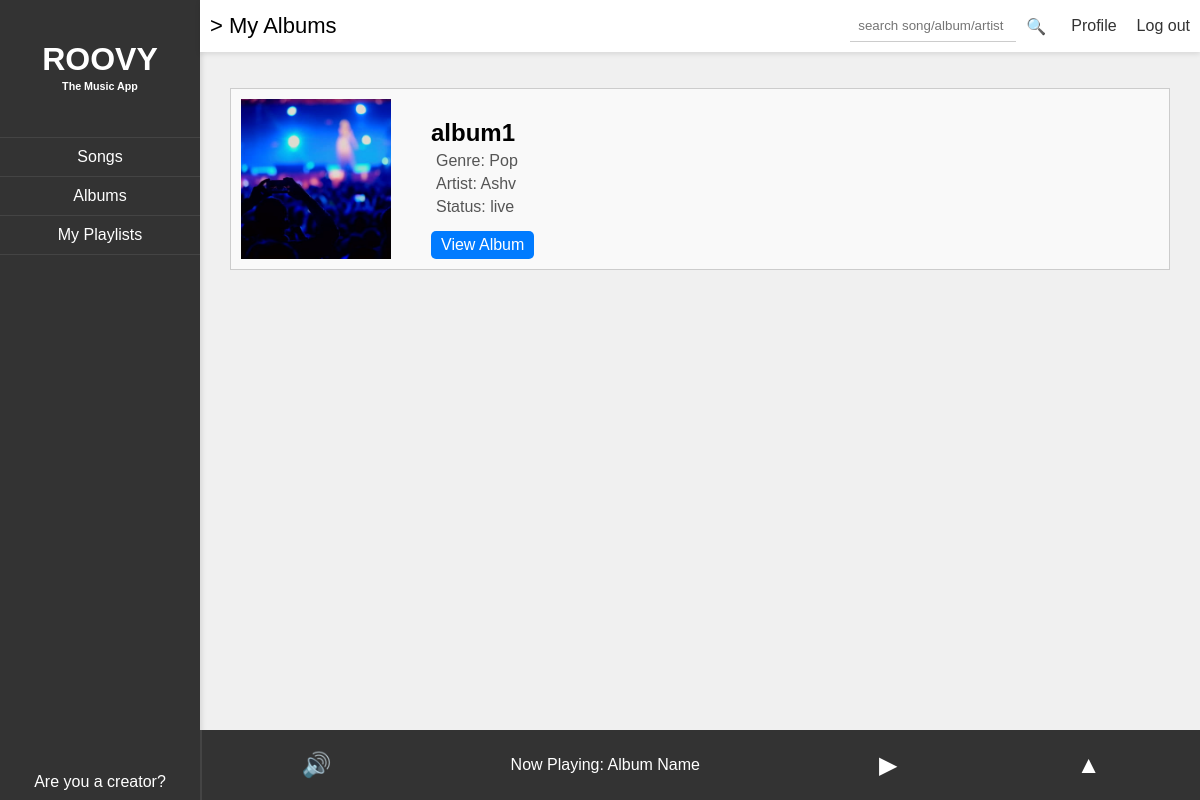
Page /albums (signed in) on the earlier database version.
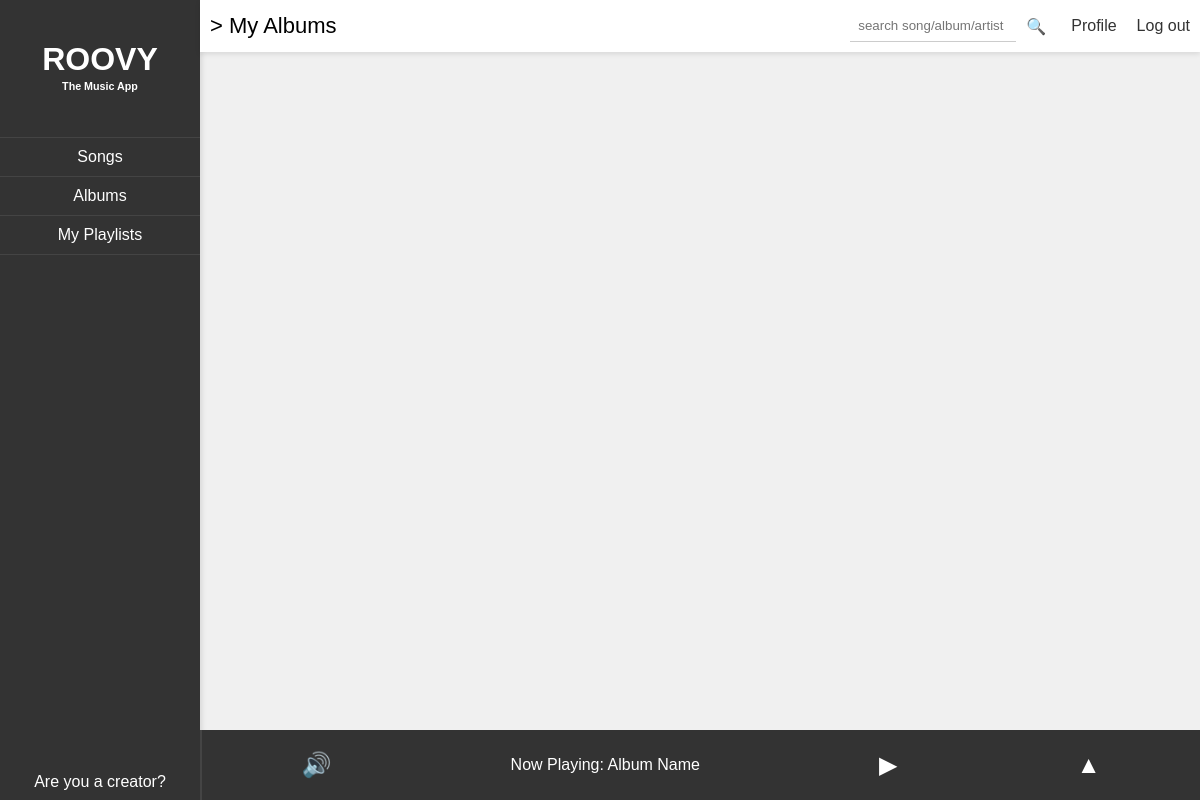
Same page on the later database version.
### models.py (models this page shows)
class Album(Base):
    __tablename__ = 'ALBUM'
    album_id = Column(String, primary_key=True)
    name = Column(String, nullable=False)
    genre = Column(String, nullable=False)
    artist = Column(String, nullable=False)
    thumbnail_path = Column(String, nullable=False)
    status = Column(Enum('flagged', 'blocked', 'live', name='status_enum'))
    created_by = Column(String, nullable=False)
    created_on = Column(DateTime, nullable=False)
    songs = relationship("Song", back_populates="album")

### routes.py (the view)
@app.route('/songs', methods=['GET'])
@app.route('/albums', methods=['GET'])
@app.route('/mysongs', methods=['GET'])
@app.route('/myalbums', methods=['GET'])
@app.route('/playlists', methods=['GET'])
def getContent():
    content = request.path.lstrip("/")
    if session.get("role") == "user":
        return userLandingPage(content)
    elif session.get("role") == "creator":
        return creatorLandingPage(content)
    else:
        flash("Cannot load content.", "error")
        return ({"error": "cannot get content."}), 500

### html_structure_render.py (called while the page is built)
def get_all_albums():
    try:
        all_albums = db.session.query(Album).all()
        albums_list = []
        for album in all_albums:
            album_details = {
                "album_id": album.album_id,
                "name": album.name,
                "genre": album.genre,
                "artist": album.artist,
                "thumbnail_path": album.thumbnail_path,
                "status": album.status,
            }
            albums_list.append(album_details)
        return albums_list
    except Exception as e:
        print(f"Error fetching albums: {e}")
        return []

def generate_album_html_structure(album, editable):
    html_structure = f"""
        <div class="album">
            <img src="{album['thumbnail_path']}" alt="{album['name']} Thumbnail">
            <div class="albumDetails">
                <h2>{album['name']}</h2>
                <p>Genre: {album['genre']}</p>
                <p>Artist: {album['artist']}</p>
                <p>Status: {album['status']}</p>
                <!-- Add more details as needed -->
                <a href="../album/{album['album_id']}">View Album</a>
                {'<a href="../edit_album/' + album['album_id'] + '">Edit Album</a><form id="deleteAlbumForm" action="/delete_album/' + album['album_id'] + '" method="POST"><button type="submit">Delete Album</button></form>' if editable else ''}
            </div>
        </div>
    """
    return html_structure

### landing_pages.py (called while the page is built)
def setNavElems(elems):
    global nav_elements
    nav_elements = elems

def userLandingPage(content="songs", request=None):
    setNavElems((
        {'title': 'Songs', 'url': '../songs', 'class': 'first'},
        {'title': 'Albums', 'url': '../albums'},
        {'title': 'My Playlists', 'url': '../playlists'},
        {'title': 'Are you a creator?', 'url': '../creator', 'class': 'creatorInNav'}
    ))
    if content == "songs":
        return getSongs()
    elif content == "albums":
        return getAlbums()
    elif content == "playlists":
        return getPlaylists()
    elif content == "getModuleContent":
        module, id = request.path.split("/")[1:]
        if module == "album":
            return getAlbumAndSongs(id)
        elif module == "playlist":
            return getPlaylistAndSongs(id)

def render_albums_content():
    all_albums_tuple = get_all_albums()
    html = ""
    for album_details in all_albums_tuple:
        html += generate_album_html_structure(album_details, False)
    return html

### templates/parent_frame.html (shortened to what this page needs)
<!DOCTYPE html>
<html lang="en" xmlns="http://www.w3.org/1999/html">
<head>
</head>
<body>
<div id="navbar">
    <div><h1>ROOVY</h1></div>
    <div><h6>The Music App</h6></div>
    {% for element in nav_elements %}
    <a href="{{ element.url }}" class="{{ element.class }}">{{ element.title }}</a>
    {% endfor %}
</div>
<div id="main">
    <div id="header">
        <div id="headerLeft">{{ header_left }}</div>
        <div id="headerRight">
            <input placeholder="search song/album/artist" id="searchBar">
            <div id="search">&#128269;</div>
            <div id="profile"><a href="../profile">Profile</a></div>
            <div id="logOut"><a href="../logout">Log out</a></div>
        </div>
    </div>
    <div id="mainContent">
        {{ content | safe}}
    </div>
</div>
<div id="player">
    <div id="volumeControl">&#128266;</div>
    <div id="currentSong">{{ current_song }}</div>
    <div id="playPause">&#9654;</div>
    <div id="expand">&#9650;</div>
</div>
</body>
</html>

### templates/parent_frame.html (style rules this page uses)
a { text-decoration: none; color:#333; }
body { font-family: Arial, sans-serif; margin: 0; padding: 0; overflow: hidden; background-color: #f0f0f0; }
#navbar { width: 200px; height: 100%; background-color: #333; color: #fff; position: fixed; top: 0; left: 0; padding-top: 20px; box-shadow: 2px 0 5px rgba(0, 0, 0, 0.1); display: flex; flex-direction: column; align-items: center; }
#navbar a { text-decoration: none; color: #fff; padding: 10px; width: 100%; box-sizing: border-box; text-align: center; border-bottom: 1px solid #444; }
#navbar > .first { margin-top:20px; border-top: 1px solid #444; }
#navbar h6 { margin-top:-20px; }
#main { margin-left: 200px; padding: 20px; }
#header { display: flex; justify-content:space-between; align-items: center; background-color: #fff; box-shadow: 0 2px 5px rgba(0, 0, 0, 0.1); position: fixed; top: 0; right: 0; left: 200px; }
#headerRight { display: flex; justify-content:flex-end; align-items: center; padding: 10px; }
#headerLeft { display: flex; justify-content:flex-start; align-items: center; padding: 10px; font-size:22px; font-weight:600px; }
#profile { margin-right: 20px; cursor: pointer; }
#search { padding:5px; margin-right: 20px; cursor: pointer; color: #fff; }
#searchBar { width: 150px; padding: 8px; border: none; border-bottom: 1px solid #ccc; outline: none; margin-right:5px; }
#logOut { cursor: pointer; }
#mainContent { margin-top: 40px; overflow: scroll; height: 80vh; }
.creatorInNav { position:absolute; bottom:18px; }
#player { display: flex; justify-content: space-around; align-items: center; background-color: #333; color: #fff; position: fixed; bottom: 0; left:200px; right:0; height:50px; padding: 10px; border-left: 2px solid #444; }
#volumeControl, #playPause, #expand { font-size: 24px; cursor: pointer; }

Differences in the rows shown:
removed Album: name (picture), name "album1 Genre: Pop Artist: Ashv Status: live View Album"
